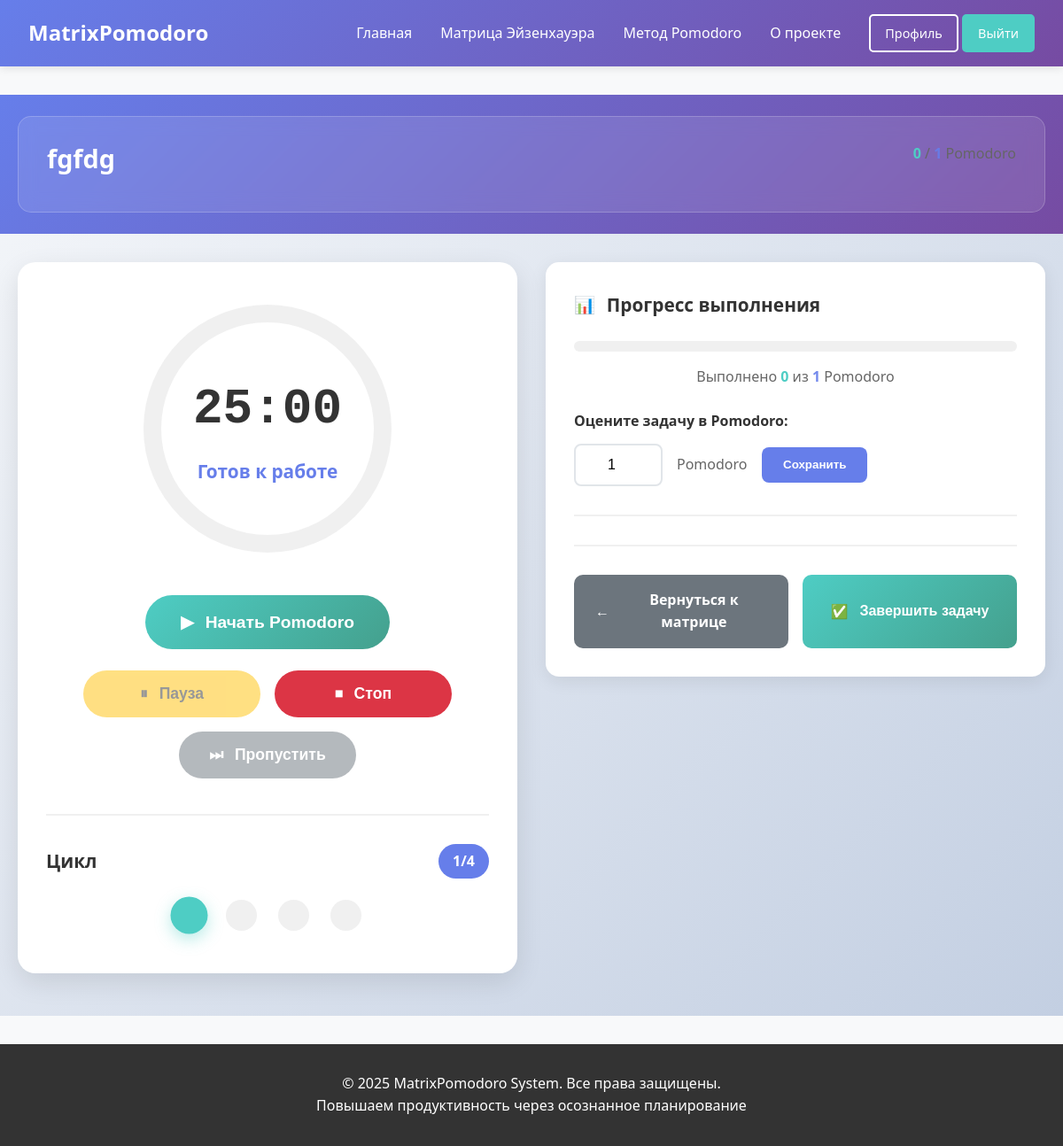
Before: /pomodoro/task/14/ (signed in) with the older database file.
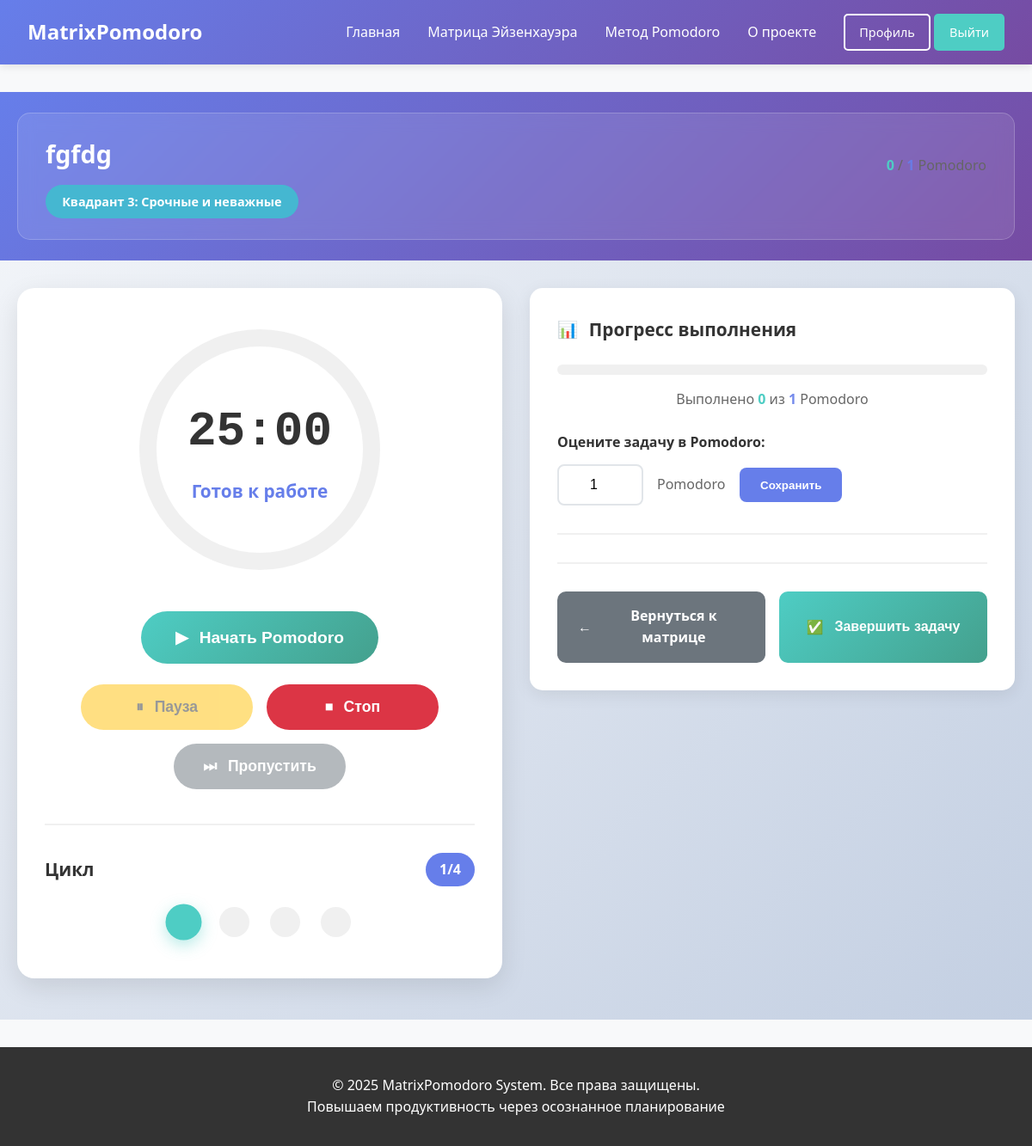
After: the same page with the newer database file.
### tasks/models.py (models this page shows, shortened)
class Task(models.Model):
    STATUS_CHOICES = [
        ('active', 'Активная'),
        ('completed', 'Завершена'),
        ('cancelled', 'Отменена'),
    ]
    user = models.ForeignKey(User, on_delete=models.CASCADE, verbose_name="Пользователь")
    quadrant = models.ForeignKey(EisenhowerQuadrant, on_delete=models.PROTECT,
                                 verbose_name="Квадрант", null=True, blank=True)
    title = models.CharField(max_length=200, verbose_name="Заголовок")
    description = models.TextField(blank=True, verbose_name="Описание")
    status = models.CharField(max_length=10, choices=STATUS_CHOICES, default='active', verbose_name="Статус")
    display_order = models.PositiveIntegerField(default=0, verbose_name="Порядок отображения")
    priority = models.PositiveIntegerField(default=1, verbose_name="Приоритет (1-10)")
    due_date = models.DateTimeField(null=True, blank=True, verbose_name="Срок выполнения")
    estimated_pomodoros = models.PositiveIntegerField(default=1, verbose_name="Планируемое количество Pomodoro")
    completed_pomodoros = models.PositiveIntegerField(default=0, verbose_name="Выполнено Pomodoro")
    created_at = models.DateTimeField(auto_now_add=True)
    updated_at = models.DateTimeField(auto_now=True)
    completed_at = models.DateTimeField(null=True, blank=True, verbose_name="Фактическое время выполнения")
    class Meta:
        verbose_name = "Задача"
        verbose_name_plural = "Задачи"
        ordering = ['quadrant__priority_order', 'display_order', 'created_at']

class EisenhowerQuadrant(models.Model):
    name = models.CharField(max_length=100, verbose_name="Название квадранта")
    description = models.TextField(verbose_name="Описание")
    priority_order = models.IntegerField(verbose_name="Порядок отображения (1-4)")
    color_code = models.CharField(max_length=7, default='#FFFFFF', verbose_name="Цвет (HEX)")
    icon = models.CharField(max_length=50, blank=True, verbose_name="Иконка")
    class Meta:
        verbose_name = "Квадрант Эйзенхауэра"
        verbose_name_plural = "Квадранты Эйзенхауэра"
        ordering = ['priority_order']

### pomodoro/views.py (the view)
# urls.py: path('task/<int:task_id>/', views.task_detail, name='task_detail'),
@login_required
def task_detail(request, task_id):
    task = get_object_or_404(Task, id=task_id, user=request.user)
    try:
        settings = UserSettings.objects.get(user=request.user)
    except UserSettings.DoesNotExist:
        settings = UserSettings.objects.create(user=request.user)
    today = timezone.now().date()
    today_sessions = PomodoroSession.objects.filter(
        user=request.user,
        task=task,
        start_time__date=today
    ).count()
    recent_sessions = PomodoroSession.objects.filter(
        user=request.user,
        task=task
    ).order_by('-start_time')[:5]
    if task.estimated_pomodoros > 0:
        progress_percentage = (task.completed_pomodoros / task.estimated_pomodoros) * 100
    else:
        progress_percentage = 0
    context = {
        'task': task,
        'settings': settings,
        'today_sessions': today_sessions,
        'recent_sessions': recent_sessions,
        'progress_percentage': progress_percentage,
    }
    return render(request, 'pomodoro/task_detail.html', context)

### pomodoro/templates/pomodoro/task_detail.html (shortened to what the changed rows need)
{% extends 'core/base.html' %}
{% load static %}
{% block extra_css %}
<link rel="stylesheet" href="{% static 'pomodoro/css/timer.css' %}">
{% endblock %}
{% block content %}
<div class="pomodoro-page">
    <div class="pomodoro-header">
        <div class="container">
            <div class="task-info-card">
                <div class="task-main-info">
                    <h1 class="task-title">{{ task.title }}</h1>
                    <div class="task-meta-tags">
                        {% if task.quadrant %}
                        <span class="quadrant-tag" style="background-color: {{ task.quadrant.color_code|default:'#4ECDC4' }}">
                            {{ task.quadrant.name }}
                        </span>
                        {% endif %}
                    </div>
                </div>
                <div class="task-progress-summary">
                    <div class="progress-text">
                        <span class="completed">{{ task.completed_pomodoros }}</span> /
                        <span class="total">{{ task.estimated_pomodoros }}</span> Pomodoro
                    </div>
                </div>
            </div>
        </div>
    </div>
    <div class="container">
        <div class="pomodoro-main-layout">
            <div class="task-details-column">
                <div class="detail-card">
                    <div class="detail-content">
                        <div class="progress-container">
                            <div class="progress-text" id="progress-text">
                                Выполнено <span class="completed">{{ task.completed_pomodoros }}</span> из
                                <span class="total">{{ task.estimated_pomodoros }}</span> Pomodoro
                            </div>
                        </div>
                        <div class="pomodoro-estimation">
                            <div class="estimation-control">
                                <input type="number" id="estimated-pomodoros"
                                       value="{{ task.estimated_pomodoros }}"
                                       min="1" max="20" class="estimation-input">
                                <span class="estimation-label">Pomodoro</span>
                                <button class="btn-save-estimation" id="save-estimation-btn">Сохранить</button>
                            </div>
                        </div>
                    </div>
                </div>
            </div>
        </div>
    </div>
</div>
{% endblock %}

Changed rows visible on the page:
changed Task "fgfdg": quadrant_id empty → 3 (drawn); quadrant.name (not shown) → "Квадрант 3: Срочные и неважные"
